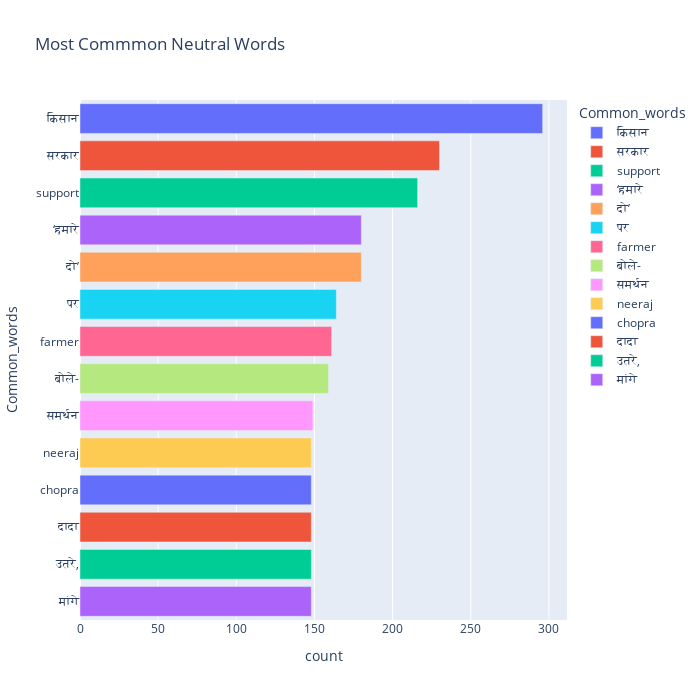

This figure's notebook cell:
### Markdown cell above
**Let's check the `Top 20` common Neutral words**

### Code cell
# Most common neutral words
top = Counter([item for item in neu_words_sr])
temp_neu = pd.DataFrame(top.most_common(20))
temp_neu = temp_neu.iloc[6:,:]
temp_neu.columns = ['Common_words','count']

# Creating bar plot of common words
fig = px.bar(temp_neu, x="count", y="Common_words", title='Most Commmon Neutral Words', orientation='h', 
             width=700, height=700,color='Common_words')
fig.show()

### Figure 1 — Plotly figure (JSON) as saved in the notebook; plotly's stock layout.template omitted (floating-point values rounded to 4 significant figures)
{"data": [{"alignmentgroup": "True", "hovertemplate": "Common_words=%{y}<br>count=%{x}<extra></extra>", "legendgroup": "किसान", "marker": {"color": "#636efa"}, "name": "किसान", "offsetgroup": "किसान", "orientation": "h", "showlegend": true, "textposition": "auto", "type": "bar", "x": [296], "xaxis": "x", "y": ["किसान"], "yaxis": "y"}, {"alignmentgroup": "True", "hovertemplate": "Common_words=%{y}<br>count=%{x}<extra></extra>", "legendgroup": "सरकार", "marker": {"color": "#EF553B"}, "name": "सरकार", "offsetgroup": "सरकार", "orientation": "h", "showlegend": true, "textposition": "auto", "type": "bar", "x": [230], "xaxis": "x", "y": ["सरकार"], "yaxis": "y"}, {"alignmentgroup": "True", "hovertemplate": "Common_words=%{y}<br>count=%{x}<extra></extra>", "legendgroup": "support", "marker": {"color": "#00cc96"}, "name": "support", "offsetgroup": "support", "orientation": "h", "showlegend": true, "textposition": "auto", "type": "bar", "x": [216], "xaxis": "x", "y": ["support"], "yaxis": "y"}, {"alignmentgroup": "True", "hovertemplate": "Common_words=%{y}<br>count=%{x}<extra></extra>", "legendgroup": "‘हमारे", "marker": {"color": "#ab63fa"}, "name": "‘हमारे", "offsetgroup": "‘हमारे", "orientation": "h", "showlegend": true, "textposition": "auto", "type": "bar", "x": [180], "xaxis": "x", "y": ["‘हमारे"], "yaxis": "y"}, {"alignmentgroup": "True", "hovertemplate": "Common_words=%{y}<br>count=%{x}<extra></extra>", "legendgroup": "दो’", "marker": {"color": "#FFA15A"}, "name": "दो’", "offsetgroup": "दो’", "orientation": "h", "showlegend": true, "textposition": "auto", "type": "bar", "x": [180], "xaxis": "x", "y": ["दो’"], "yaxis": "y"}, {"alignmentgroup": "True", "hovertemplate": "Common_words=%{y}<br>count=%{x}<extra></extra>", "legendgroup": "पर", "marker": {"color": "#19d3f3"}, "name": "पर", "offsetgroup": "पर", "orientation": "h", "showlegend": true, "textposition": "auto", "type": "bar", "x": [164], "xaxis": "x", "y": ["पर"], "yaxis": "y"}, {"alignmentgroup": "True", "hovertemplate": "Common_words=%{y}<br>count=%{x}<extra></extra>", "legendgroup": "farmer", "marker": {"color": "#FF6692"}, "name": "farmer", "offsetgroup": "farmer", "orientation": "h", "showlegend": true, "textposition": "auto", "type": "bar", "x": [161], "xaxis": "x", "y": ["farmer"], "yaxis": "y"}, {"alignmentgroup": "True", "hovertemplate": "Common_words=%{y}<br>count=%{x}<extra></extra>", "legendgroup": "बोले-", "marker": {"color": "#B6E880"}, "name": "बोले-", "offsetgroup": "बोले-", "orientation": "h", "showlegend": true, "textposition": "auto", "type": "bar", "x": [159], "xaxis": "x", "y": ["बोले-"], "yaxis": "y"}, {"alignmentgroup": "True", "hovertemplate": "Common_words=%{y}<br>count=%{x}<extra></extra>", "legendgroup": "समर्थन", "marker": {"color": "#FF97FF"}, "name": "समर्थन", "offsetgroup": "समर्थन", "orientation": "h", "showlegend": true, "textposition": "auto", "type": "bar", "x": [149], "xaxis": "x", "y": ["समर्थन"], "yaxis": "y"}, {"alignmentgroup": "True", "hovertemplate": "Common_words=%{y}<br>count=%{x}<extra></extra>", "legendgroup": "neeraj", "marker": {"color": "#FECB52"}, "name": "neeraj", "offsetgroup": "neeraj", "orientation": "h", "showlegend": true, "textposition": "auto", "type": "bar", "x": [148], "xaxis": "x", "y": ["neeraj"], "yaxis": "y"}, {"alignmentgroup": "True", "hovertemplate": "Common_words=%{y}<br>count=%{x}<extra></extra>", "legendgroup": "chopra", "marker": {"color": "#636efa"}, "name": "chopra", "offsetgroup": "chopra", "orientation": "h", "showlegend": true, "textposition": "auto", "type": "bar", "x": [148], "xaxis": "x", "y": ["chopra"], "yaxis": "y"}, {"alignmentgroup": "True", "hovertemplate": "Common_words=%{y}<br>count=%{x}<extra></extra>", "legendgroup": "दादा", "marker": {"color": "#EF553B"}, "name": "दादा", "offsetgroup": "दादा", "orientation": "h", "showlegend": true, "textposition": "auto", "type": "bar", "x": [148], "xaxis": "x", "y": ["दादा"], "yaxis": "y"}, {"alignmentgroup": "True", "hovertemplate": "Common_words=%{y}<br>count=%{x}<extra></extra>", "legendgroup": "उतरे,", "marker": {"color": "#00cc96"}, "name": "उतरे,", "offsetgroup": "उतरे,", "orientation": "h", "showlegend": true, "textposition": "auto", "type": "bar", "x": [148], "xaxis": "x", "y": ["उतरे,"], "yaxis": "y"}, {"alignmentgroup": "True", "hovertemplate": "Common_words=%{y}<br>count=%{x}<extra></extra>", "legendgroup": "मांगे", "marker": {"color": "#ab63fa"}, "name": "मांगे", "offsetgroup": "मांगे", "orientation": "h", "showlegend": true, "textposition": "auto", "type": "bar", "x": [148], "xaxis": "x", "y": ["मांगे"], "yaxis": "y"}], "layout": {"barmode": "relative", "height": 700, "legend": {"title": {"text": "Common_words"}, "tracegroupgap": 0}, "title": {"text": "Most Commmon Neutral Words"}, "width": 700, "xaxis": {"anchor": "y", "domain": [0, 1], "title": {"text": "count"}}, "yaxis": {"anchor": "x", "categoryarray": ["मांगे", "उतरे,", "दादा", "chopra", "neeraj", "समर्थन", "बोले-", "farmer", "पर", "दो’", "‘हमारे", "support", "सरकार", "किसान"], "categoryorder": "array", "domain": [0, 1], "title": {"text": "Common_words"}}}}
